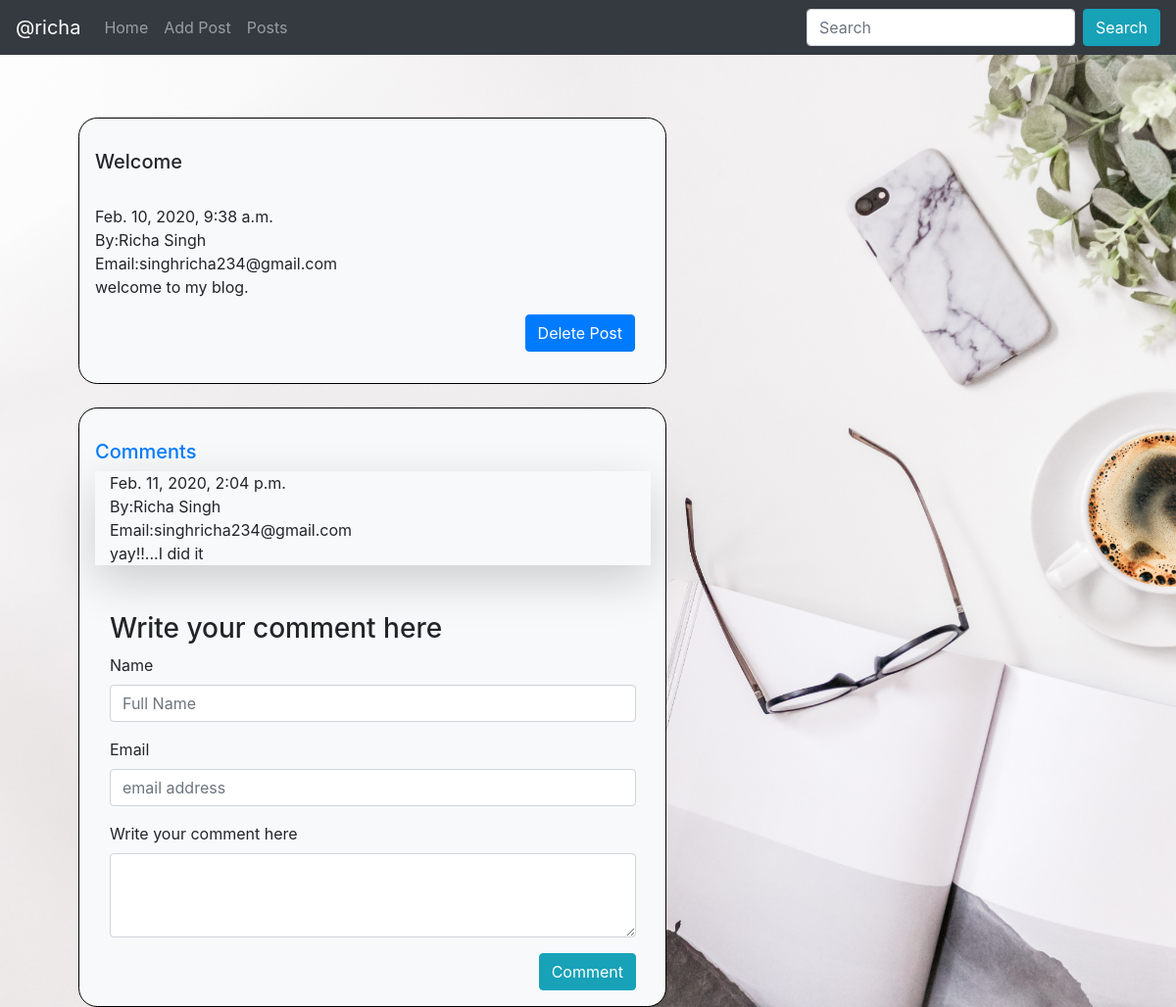
/comment/2, run on the app's committed database.
### posts/models.py (models this page shows)
class post(models.Model):
    name = models.CharField(max_length=30)
    email = models.EmailField()
    subject = models.TextField()
    content = models.TextField()
    date = models.DateTimeField(auto_now_add=True)

class comment(models.Model):
    value = models.IntegerField()
    name = models.CharField(max_length=30)
    email = models.EmailField()
    content = models.TextField()
    date = models.DateTimeField(auto_now_add=True)

### posts/views.py (the view)
# urls.py: path('comment/<int:p>',views.commentpage,name='comment'),
def commentpage(request,p):
    posst=get_object_or_404(post,id=p)
    series =  comment.objects.filter(value=p)
    return render(request,'posts/comment.html',{'post':posst,'series':series})

### posts/templates/posts/comment.html (shortened to what this page needs)
{% extends 'posts/blog.html' %}
{% block comment %}
{% for s in series %}
<div class="container bg-light shadow-lg mb-5 blog">
    <div class="row align-items-center">
             <div class="col">
                 <span class="person">{{ s.date }}</span><br>
                 <span class="person">By:{{ s.name }}</span><br>
                 <span class="person">Email:{{ s.email }}</span><br>
                 {{ s.content }}<br>
            </div>
    </div>
</div>
{% endfor %}
<div class="container">
<form action="{% url 'add_comment' p=post.id %}" method="POST">
    <h3>Write your comment here</h3>
    <div class="form-group">
        <label for="name">Name</label>
        <input type="name" class="form-control" id="name" name="name" placeholder="Full Name">
      </div>
      <div class="form-group">
        <label for="email">Email</label>
        <input type="email" class="form-control" id="email" name="email" placeholder="email address">
      </div>
   <div class="form-group">
     <label for="content">Write your comment here</label>
     <textarea class="form-control" id="content" name="content" rows="3"></textarea>
   </div>
   <button type="submit" class="btn btn-info yes">Comment</button>
 </form>
</div>
{% endblock %}

### posts/templates/posts/blog.html (shortened to what this page needs)
{% extends 'posts/layout.html' %}
{% load static %}
{% block head %}
<link rel="stylesheet" href="{% static 'css/blog.css' %}">
{% endblock %}
{% block content %}
<div class="d-flex flex-column">
    <div class="container detail bg-light">
        <h5>{{ post.subject}}</h5><br>
        {{ post.date }}<br>
        By:{{ post.name }}<br>
        Email:{{ post.email }}<br>
        {{ post.content }}<br>
        <span class="delete"><a class="btn btn-primary" role="button" href="{% url 'delete' p=post.id %}">Delete Post</a></span>
    </div>
    <div class="container bg-light detail">
        <a href="{% url 'comment' p=post.id %}"><h5>Comments</h5></a>
        {% block comment %}{% endblock %}
    </div>
</div>
{% endblock %}

### static/css/blog.css (style rules this page uses)
.detail { max-width: 50%; float: left; margin-top: 4rem; padding-top:2rem; margin-left:5rem; padding-left:1rem; padding-bottom: 1rem; word-wrap: break-word; border: solid black 0.5px; border-radius: 1.2rem; margin-bottom: -2.5rem; }
.delete { float: right; padding-top: 1rem; padding-bottom:1rem; padding-right: 1rem; }
.yes { float: right; }

### data on the page
post: subject "Welcome", date "Feb. 10, 2020, 9:38 a.m.", name "Richa Singh", email "singhricha234@gmail.com", content "welcome to my blog."
comment: date "Feb. 11, 2020, 2:04 p.m.", name "Richa Singh", email "singhricha234@gmail.com", content "yay!!...I did it"
